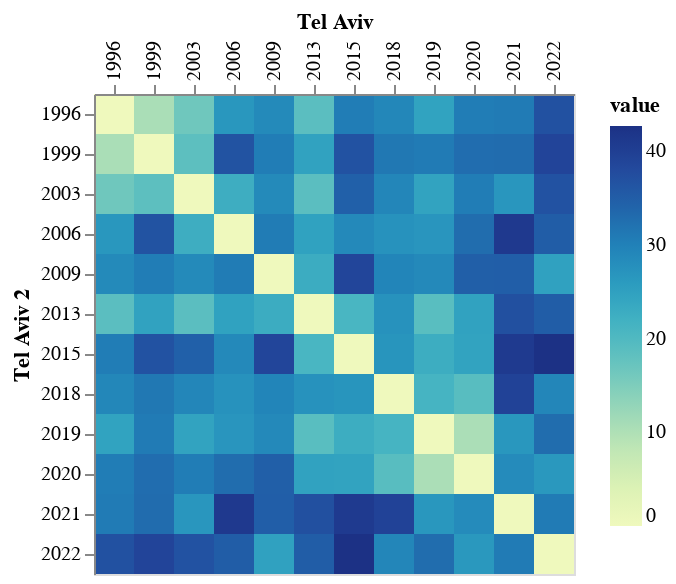

Notebook code cell kept with this figure:
### Code cell
css = []
for f in cs:
    corpus = Corpus(f)
    dvr = corpus.create_dvr()
    corpus.create_signatures(epsilon=1/(len(dvr) * 2))
    css.append(corpus)

# print(css)
spd = sockpuppet_distance(*css)
sockpuppet_matrix(spd, "Tel Aviv", "Tel Aviv 2")

### Figure 1 — Vega-Lite specification as saved in the notebook (floating-point values rounded to 4 significant figures; data arrays with more than 128 entries replaced by an {"elided": "..."} marker saying what was removed)
{"config": {"view": {"continuousWidth": 400, "continuousHeight": 300}}, "data": {"name": "data-25bd8640f47c8f42296560d45f0f5935"}, "mark": "rect", "encoding": {"color": {"field": "value", "type": "quantitative"}, "x": {"axis": {"orient": "top"}, "field": "Tel Aviv", "type": "ordinal"}, "y": {"field": "Tel Aviv 2", "type": "ordinal"}}, "$schema": "https://vega.github.io/schema/vega-lite/v4.17.0.json", "datasets": {"data-25bd8640f47c8f42296560d45f0f5935": {"elided": "144 records"}}}
